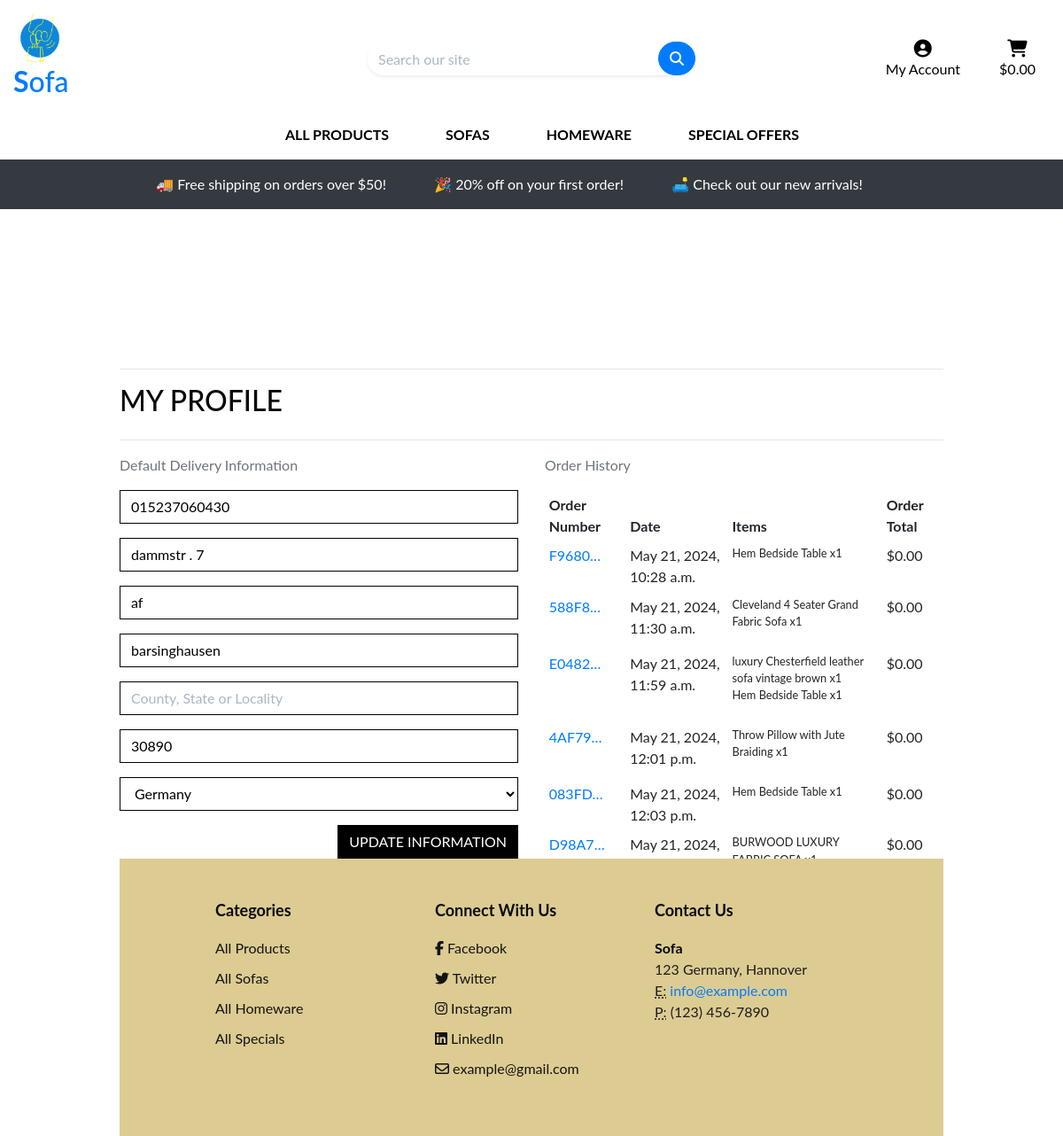
Page /profile/ (signed in) on the committed database.
### profiles/models.py (models this page shows, shortened)
class UserProfile(models.Model):
    user = models.OneToOneField(User, on_delete=models.CASCADE)
    default_phone_number = models.CharField(max_length=20, null=True, blank=True)
    default_street_address1 = models.CharField(max_length=80, null=True, blank=True)
    default_street_address2 = models.CharField(max_length=80, null=True, blank=True)
    default_town_or_city = models.CharField(max_length=40, null=True, blank=True)
    default_county = models.CharField(max_length=80, null=True, blank=True)
    default_postcode = models.CharField(max_length=20, null=True, blank=True)
    default_country = CountryField(blank_label='Country', null=True, blank=True)

### checkout/models.py (models this page shows, shortened)
class Order(models.Model):
    order_number = models.CharField(max_length=32, null=False, editable=False)
    user_profile = models.ForeignKey(UserProfile, on_delete=models.SET_NULL,
                                     null=True, blank=True, related_name='orders')
    full_name = models.CharField(max_length=50, null=False, blank=False)
    email = models.EmailField(max_length=254, null=False, blank=False)
    phone_number = models.CharField(max_length=20, null=False, blank=False)
    country = CountryField(blank_label='Country *', null=False, blank=False)
    postcode = models.CharField(max_length=20, null=True, blank=True)
    town_or_city = models.CharField(max_length=40, null=False, blank=False)
    street_address1 = models.CharField(max_length=80, null=False, blank=False)
    street_address2 = models.CharField(max_length=80, null=True, blank=True)
    county = models.CharField(max_length=80, null=True, blank=True)
    date = models.DateTimeField(auto_now_add=True)
    delivery_cost = models.DecimalField(max_digits=6, decimal_places=2, null=False, default=0)
    order_total = models.DecimalField(max_digits=10, decimal_places=2, null=False, default=0)
    grand_total = models.DecimalField(max_digits=10, decimal_places=2, null=False, default=0)
    original_bag = models.TextField(null=False, blank=False, default='')
    stripe_pid = models.CharField(max_length=254, null=False, blank=False, default='')

class OrderLineItem(models.Model):
    order = models.ForeignKey(Order, null=False, blank=False, on_delete=models.CASCADE, related_name='lineitems')
    product = models.ForeignKey(Product, null=False, blank=False, on_delete=models.CASCADE)
    quantity = models.IntegerField(null=False, blank=False, default=0)
    lineitem_total = models.DecimalField(max_digits=6, decimal_places=2, null=False, blank=False, editable=False)

### products/models.py (models this page shows, shortened)
class Product(models.Model):
    category = models.ForeignKey('Category', null=True, blank=True, on_delete=models.SET_NULL)
    sku = models.CharField(max_length=254, null=True, blank=True)
    name = models.CharField(max_length=254)
    description = models.TextField()
    price = models.DecimalField(max_digits=6, decimal_places=2)
    rating = models.DecimalField(max_digits=6, decimal_places=2, null=True, blank=True)
    image_url = models.URLField(max_length=1024, null=True, blank=True)
    image = models.ImageField(null=True, blank=True)

### profiles/views.py (the view)
# urls.py: path('profile/', include('profiles.urls')),
def profile(request):
    profile = get_object_or_404(UserProfile, user=request.user)
    if request.method == 'POST':
        form = UserProfileForm(request.POST, instance=profile)
        if form.is_valid():
            form.save()
            messages.success(request, 'Profile updated successfully')
    form = UserProfileForm(instance=profile)
    orders = profile.orders.all()
    template = 'profiles/profile.html'
    context = {
        'form': form,
        'orders': orders,
        'on_profile_page': True
    }
    return render(request, template, context)

### profiles/forms.py
class UserProfileForm(forms.ModelForm):
    class Meta:
        model = UserProfile
        exclude = ('user',)
    def __init__(self, *args, **kwargs):
        super().__init__(*args, **kwargs)
        placeholders = {
            'default_phone_number': 'Phone Number',
            'default_postcode': 'Postal Code',
            'default_town_or_city': 'Town or City',
            'default_street_address1': 'Street Address 1',
            'default_street_address2': 'Street Address 2',
            'default_county': 'County, State or Locality',
        }
        self.fields['default_phone_number'].widget.attrs['autofocus'] = True
        for field in self.fields:
            if field != 'default_country':
                if self.fields[field].required:
                    placeholder = f'{placeholders[field]} *'
                else:
                    placeholder = placeholders[field]
                self.fields[field].widget.attrs['placeholder'] = placeholder
            self.fields[field].widget.attrs['class'] = 'border-black rounded-0 profile-form-input'
            self.fields[field].label = False

### bag/contexts.py (called while the page is built, shortened)
def bag_contents(request):
    bag_items = []
    total = 0
    product_count = 0
    bag = request.session.get('bag', {})
    if total < settings.FREE_DELIVERY_THRESHOLD:
        delivery = total * Decimal(settings.STANDARD_DELIVERY_PERCENTAGE / 100)
        free_delivery_delta = settings.FREE_DELIVERY_THRESHOLD - total
    else:
        delivery = 0
        free_delivery_delta = 0
    grand_total = delivery + total
    context = {
        'bag_items': bag_items,
        'total': total,
        'product_count': product_count,
        'delivery': delivery,
        'free_delivery_delta': free_delivery_delta,
        'free_delivery_threshold': settings.FREE_DELIVERY_THRESHOLD,
        'grand_total': grand_total,
    }
    return context

### profiles/templates/profiles/profile.html (shortened to what this page needs)
{% extends "base.html" %}
{% load static %}
{% block extra_css %}
    <link rel="stylesheet" href="{% static 'profiles/css/profile.css' %}">
{% endblock %}
{% block page_header %}
    <div class="container header-container">
    </div>
{% endblock %}
{% block content %}
    <div class="container">
        <div class="row">
            <div class="col">
                <hr>
                <h2 class="logo-font mb-4">My Profile</h2>
                <hr>
            </div>
        </div>
        <div class="row">
            <div class="col-12 col-lg-6">
                <p class="text-muted">Default Delivery Information</p>
                <form class="mt-3" action="{% url 'profile' %}" method="POST" id="profile-update-form">
                    {{ form|crispy }}
                    <button class="btn btn-black rounded-0 text-uppercase float-right">Update Information</button>
                </form>
            </div>
            <div class="col-12 col-lg-6">
                <p class="text-muted">Order History</p>
                <div class="order-history table-responsive">
                    <table class="table table-sm table-borderless">
                        <thead>
                            <tr>
                                <th>Order Number</th>
                                <th>Date</th>
                                <th>Items</th>
                                <th>Order Total</th>
                            </tr>
                        </thead>
                        <tbody>
                            {% for order in orders %}
                                <tr>
                                    <td>
                                        <a href="{% url 'order_history' order.order_number %}"
                                        title="{{ order.order_number }}">
                                            {{ order.order_number|truncatechars:6 }}
                                        </a>
                                    </td>
                                    <td>{{ order.date }}</td>
                                    <td>
                                        <ul class="list-unstyled">
                                            {% for item in order.lineitems.all %}
                                                <li class="small">
                                                    {{ item.product.name }} x{{ item.quantity }}
                                                </li>
                                            {% endfor %}
                                        </ul>
                                    </td>
                                    <td>${{ order.grand_total }}</td>
                                </tr>
                            {% endfor %}
                        </tbody>
                    </table>
                </div>
            </div>
        </div>
{% endblock %}

### static/css/base.css (style rules this page uses)
html { height: 100%; }
body { height: calc(100vh - 164px); color: #080808; font-family: 'Lato'; }
.logo-font { text-transform: uppercase; }
.btn-black { background: black; color: white; }
.border-black { border: 1px solid black !important; }
@media (min-width: 1200px) { .container { max-width: 80%; } }
@media (min-width: 992px) { .header-container { padding-top: 164px; } }

### profiles/static/profiles/css/profile.css (style rules this page uses)
.order-history { max-height: 416px; overflow-y: auto; }
#profile-update-form .form-control { color: #000; }
#profile-update-form input::placeholder { color: #aab7c4; }
#id_default_country, #id_default_country option:not(:first-child) { color: #000; }

### rows in the picture
UserProfile: default_phone_number "015237060430", default_street_address1 "dammstr . 7", default_street_address2 "af", default_town_or_city "barsinghausen", default_postcode "30890", default_country "Germany"
Order: order_number "F9680…", date "May 21, 2024, 10:28 a.m.", grand_total "0.00"
OrderLineItem: product.name "Hem Bedside Table", quantity "1"
Order: order_number "588F8…", date "May 21, 2024, 11:30 a.m.", grand_total "0.00"
OrderLineItem: product.name "Cleveland 4 Seater Grand Fabric Sofa", quantity "1"
Order: order_number "E0482…", date "May 21, 2024, 11:59 a.m.", grand_total "0.00"
OrderLineItem: product.name "luxury Chesterfield leather sofa vintage brown", quantity "1"
OrderLineItem: product.name "Hem Bedside Table", quantity "1"
Order: order_number "4AF79…", date "May 21, 2024, 12:01 p.m.", grand_total "0.00"
OrderLineItem: product.name "Throw Pillow with Jute Braiding", quantity "1"
Order: order_number "083FD…", date "May 21, 2024, 12:03 p.m.", grand_total "0.00"
OrderLineItem: product.name "Hem Bedside Table", quantity "1"
Order: order_number "D98A7…", date "May 21, 2024,…", grand_total "0.00"
OrderLineItem: product.name "BURWOOD LUXURY…"

### other values in the picture
{{ free_delivery_threshold }} "50"
